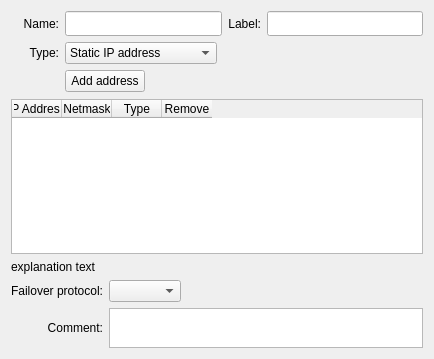
<?xml version="1.0" encoding="UTF-8"?>
<ui version="4.0">
 <class>InterfaceEditorWidget</class>
 <widget class="QWidget" name="InterfaceEditorWidget">
  <property name="geometry">
   <rect>
    <x>0</x>
    <y>0</y>
    <width>434</width>
    <height>359</height>
   </rect>
  </property>
  <property name="windowTitle">
   <string>Form</string>
  </property>
  <layout class="QGridLayout" name="gridLayout_2">
   <item row="0" column="0">
    <widget class="QLabel" name="label_1">
     <property name="text">
      <string>Name:</string>
     </property>
     <property name="alignment">
      <set>Qt::AlignmentFlag::AlignRight|Qt::AlignmentFlag::AlignTrailing|Qt::AlignmentFlag::AlignVCenter</set>
     </property>
    </widget>
   </item>
   <item row="0" column="1">
    <widget class="QLineEdit" name="name">
     <property name="minimumSize">
      <size>
       <width>0</width>
       <height>25</height>
      </size>
     </property>
    </widget>
   </item>
   <item row="0" column="2">
    <widget class="QLabel" name="label_2">
     <property name="text">
      <string>Label:</string>
     </property>
     <property name="alignment">
      <set>Qt::AlignmentFlag::AlignRight|Qt::AlignmentFlag::AlignTrailing|Qt::AlignmentFlag::AlignVCenter</set>
     </property>
    </widget>
   </item>
   <item row="0" column="3">
    <widget class="QLineEdit" name="label">
     <property name="minimumSize">
      <size>
       <width>0</width>
       <height>25</height>
      </size>
     </property>
    </widget>
   </item>
   <item row="1" column="0">
    <widget class="QLabel" name="typeLabel">
     <property name="text">
      <string>Type:</string>
     </property>
     <property name="alignment">
      <set>Qt::AlignmentFlag::AlignRight|Qt::AlignmentFlag::AlignTrailing|Qt::AlignmentFlag::AlignVCenter</set>
     </property>
    </widget>
   </item>
   <item row="1" column="1">
    <widget class="QComboBox" name="type">
     <property name="sizePolicy">
      <sizepolicy hsizetype="Maximum" vsizetype="Fixed">
       <horstretch>0</horstretch>
       <verstretch>0</verstretch>
      </sizepolicy>
     </property>
     <item>
      <property name="text">
       <string>Static IP address</string>
      </property>
     </item>
     <item>
      <property name="text">
       <string>Dynamic IP address</string>
      </property>
     </item>
     <item>
      <property name="text">
       <string>Unnumbered interface</string>
      </property>
     </item>
    </widget>
   </item>
   <item row="2" column="0">
    <spacer name="horizontalSpacer">
     <property name="orientation">
      <enum>Qt::Orientation::Horizontal</enum>
     </property>
     <property name="sizeType">
      <enum>QSizePolicy::Policy::Minimum</enum>
     </property>
     <property name="sizeHint" stdset="0">
      <size>
       <width>48</width>
       <height>20</height>
      </size>
     </property>
    </spacer>
   </item>
   <item row="2" column="1" colspan="3">
    <layout class="QHBoxLayout" name="horizontalLayout">
     <item>
      <widget class="QPushButton" name="addAddress">
       <property name="sizePolicy">
        <sizepolicy hsizetype="Maximum" vsizetype="Fixed">
         <horstretch>0</horstretch>
         <verstretch>0</verstretch>
        </sizepolicy>
       </property>
       <property name="text">
        <string>Add address</string>
       </property>
      </widget>
     </item>
     <item>
      <spacer name="horizontalSpacer_2">
       <property name="orientation">
        <enum>Qt::Orientation::Horizontal</enum>
       </property>
       <property name="sizeHint" stdset="0">
        <size>
         <width>228</width>
         <height>23</height>
        </size>
       </property>
      </spacer>
     </item>
    </layout>
   </item>
   <item row="3" column="0" colspan="4">
    <widget class="QTableWidget" name="addresses">
     <attribute name="horizontalHeaderDefaultSectionSize">
      <number>50</number>
     </attribute>
     <column>
      <property name="text">
       <string>IP Address</string>
      </property>
     </column>
     <column>
      <property name="text">
       <string>Netmask</string>
      </property>
     </column>
     <column>
      <property name="text">
       <string>Type</string>
      </property>
     </column>
     <column>
      <property name="text">
       <string>Remove</string>
      </property>
     </column>
    </widget>
   </item>
   <item row="4" column="0" colspan="4">
    <widget class="QLabel" name="explanation">
     <property name="text">
      <string>explanation text</string>
     </property>
     <property name="wordWrap">
      <bool>true</bool>
     </property>
    </widget>
   </item>
   <item row="5" column="0" colspan="4">
    <layout class="QGridLayout" name="gridLayout">
     <item row="0" column="0">
      <widget class="QLabel" name="protocolLabel">
       <property name="sizePolicy">
        <sizepolicy hsizetype="Minimum" vsizetype="Preferred">
         <horstretch>0</horstretch>
         <verstretch>0</verstretch>
        </sizepolicy>
       </property>
       <property name="text">
        <string>Failover protocol:</string>
       </property>
       <property name="alignment">
        <set>Qt::AlignmentFlag::AlignRight|Qt::AlignmentFlag::AlignTrailing|Qt::AlignmentFlag::AlignVCenter</set>
       </property>
      </widget>
     </item>
     <item row="0" column="1">
      <widget class="QComboBox" name="protocol">
       <property name="sizePolicy">
        <sizepolicy hsizetype="Maximum" vsizetype="Fixed">
         <horstretch>0</horstretch>
         <verstretch>0</verstretch>
        </sizepolicy>
       </property>
      </widget>
     </item>
     <item row="0" column="2">
      <spacer name="horizontalSpacer_3">
       <property name="orientation">
        <enum>Qt::Orientation::Horizontal</enum>
       </property>
       <property name="sizeHint" stdset="0">
        <size>
         <width>298</width>
         <height>20</height>
        </size>
       </property>
      </spacer>
     </item>
     <item row="1" column="0">
      <widget class="QLabel" name="label_5">
       <property name="sizePolicy">
        <sizepolicy hsizetype="Minimum" vsizetype="Preferred">
         <horstretch>0</horstretch>
         <verstretch>0</verstretch>
        </sizepolicy>
       </property>
       <property name="text">
        <string>Comment:</string>
       </property>
       <property name="alignment">
        <set>Qt::AlignmentFlag::AlignRight|Qt::AlignmentFlag::AlignTrailing|Qt::AlignmentFlag::AlignVCenter</set>
       </property>
      </widget>
     </item>
     <item row="1" column="1" colspan="2">
      <widget class="QTextEdit" name="comment">
       <property name="sizePolicy">
        <sizepolicy hsizetype="Expanding" vsizetype="Fixed">
         <horstretch>0</horstretch>
         <verstretch>0</verstretch>
        </sizepolicy>
       </property>
       <property name="minimumSize">
        <size>
         <width>0</width>
         <height>40</height>
        </size>
       </property>
       <property name="maximumSize">
        <size>
         <width>16777215</width>
         <height>70</height>
        </size>
       </property>
      </widget>
     </item>
    </layout>
   </item>
  </layout>
 </widget>
 <tabstops>
  <tabstop>name</tabstop>
  <tabstop>label</tabstop>
  <tabstop>type</tabstop>
  <tabstop>comment</tabstop>
  <tabstop>protocol</tabstop>
  <tabstop>addresses</tabstop>
 </tabstops>
 <resources/>
 <connections>
  <connection>
   <sender>name</sender>
   <signal>textEdited(QString)</signal>
   <receiver>InterfaceEditorWidget</receiver>
   <slot>nameEdited(QString)</slot>
   <hints>
    <hint type="sourcelabel">
     <x>140</x>
     <y>31</y>
    </hint>
    <hint type="destinationlabel">
     <x>6</x>
     <y>69</y>
    </hint>
   </hints>
  </connection>
  <connection>
   <sender>addAddress</sender>
   <signal>clicked()</signal>
   <receiver>InterfaceEditorWidget</receiver>
   <slot>addNewAddress()</slot>
   <hints>
    <hint type="sourcelabel">
     <x>289</x>
     <y>456</y>
    </hint>
    <hint type="destinationlabel">
     <x>289</x>
     <y>238</y>
    </hint>
   </hints>
  </connection>
  <connection>
   <sender>type</sender>
   <signal>currentIndexChanged(int)</signal>
   <receiver>InterfaceEditorWidget</receiver>
   <slot>typeChanged(int)</slot>
   <hints>
    <hint type="sourcelabel">
     <x>139</x>
     <y>123</y>
    </hint>
    <hint type="destinationlabel">
     <x>4</x>
     <y>168</y>
    </hint>
   </hints>
  </connection>
  <connection>
   <sender>addresses</sender>
   <signal>cellChanged(int,int)</signal>
   <receiver>InterfaceEditorWidget</receiver>
   <slot>addressChanged(int,int)</slot>
   <hints>
    <hint type="sourcelabel">
     <x>53</x>
     <y>430</y>
    </hint>
    <hint type="destinationlabel">
     <x>3</x>
     <y>314</y>
    </hint>
   </hints>
  </connection>
  <connection>
   <sender>protocol</sender>
   <signal>currentIndexChanged(QString)</signal>
   <receiver>InterfaceEditorWidget</receiver>
   <slot>protocolChanged(QString)</slot>
   <hints>
    <hint type="sourcelabel">
     <x>102</x>
     <y>309</y>
    </hint>
    <hint type="destinationlabel">
     <x>5</x>
     <y>278</y>
    </hint>
   </hints>
  </connection>
 </connections>
 <slots>
  <slot>nameEdited(QString)</slot>
  <slot>closeTab(int)</slot>
  <slot>addNewAddress()</slot>
  <slot>typeChanged(int)</slot>
  <slot>addressChanged(int,int)</slot>
  <slot>addressChanged(int,int,int,int)</slot>
  <slot>protocolChanged(QString)</slot>
 </slots>
</ui>
